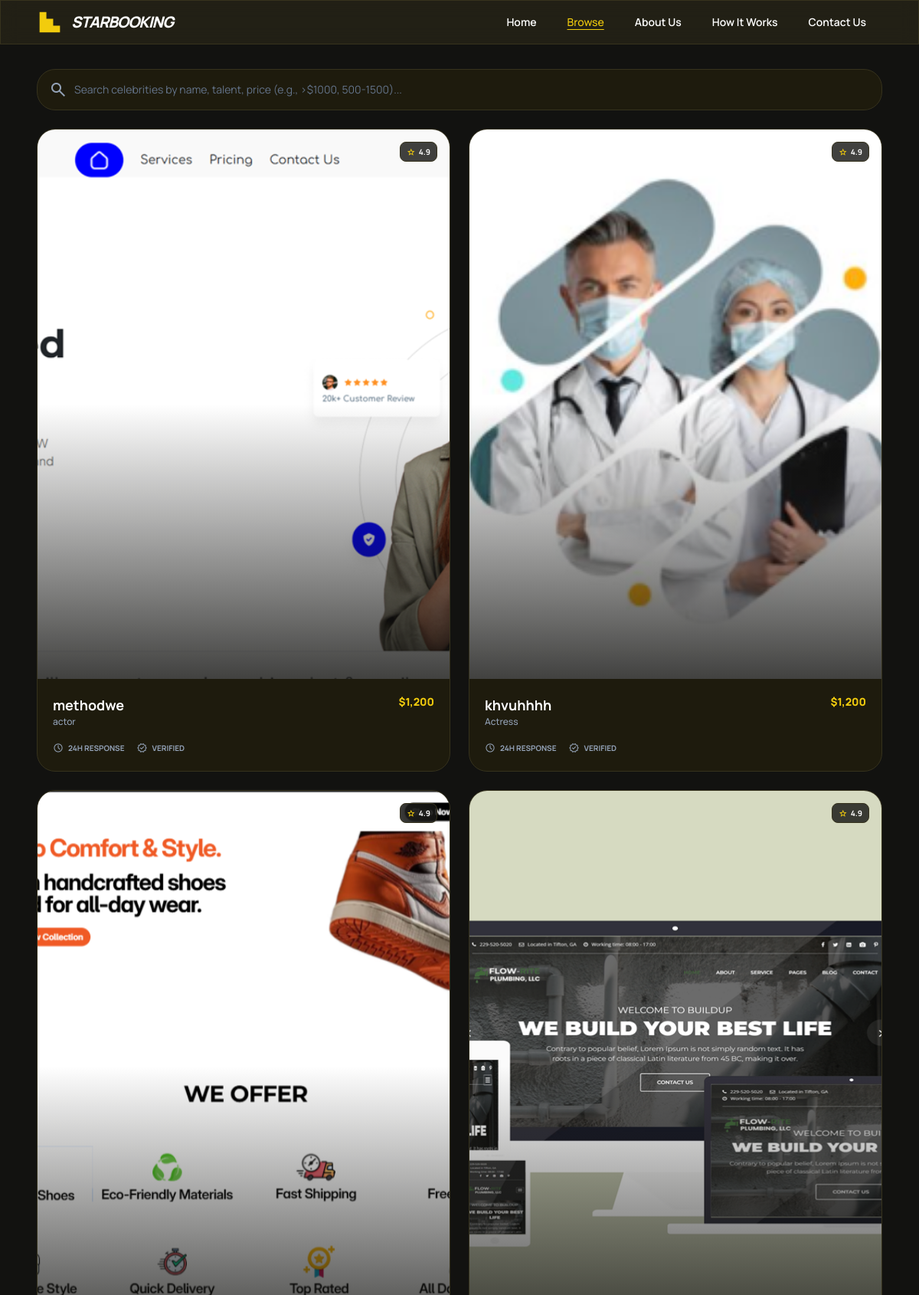
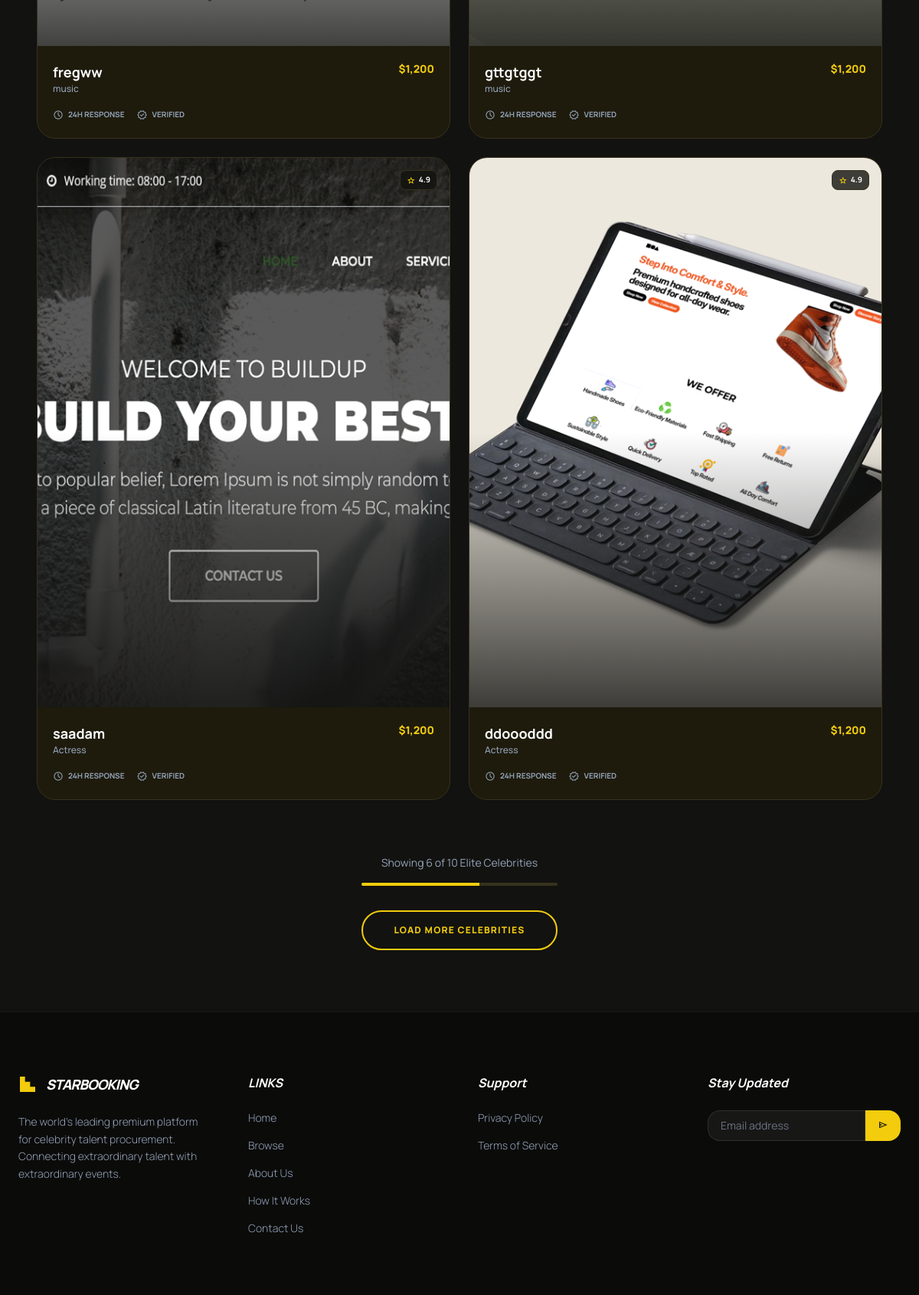
The app's page /celebrity_list (upper part) with its own data (2 pictures, top to bottom).
### booking/models.py (models this page shows, shortened)
class Celebrity(models.Model):
    CURRENCY_CHOICES = [
        ('USD', 'US Dollar ($)'),
        ('EUR', 'Euro (€)'),
        ('GBP', 'British Pound (£)'),
        ('AUD', 'Australian Dollar (A$)'),
        ('CAD', 'Canadian Dollar (C$)'),
        ('JPY', 'Japanese Yen (¥)'),
        ('CNY', 'Chinese Yuan (¥)'),
        ('INR', 'Indian Rupee (₹)'),
    ]
    name = models.CharField(max_length=100)
    slug = models.SlugField(unique=True, blank=True)
    image = models.ImageField(upload_to='celebrities/')
    instagram = models.URLField(max_length=500, blank=True, null=True)
    tweeter = models.URLField(max_length=500, blank=True, null=True)
    fbk = models.URLField(max_length=500, blank=True, null=True)
    youtube = models.URLField(max_length=500, blank=True, null=True)
    category = models.CharField(max_length=100)
    bio = models.TextField(default="", blank=True)
    extra = models.TextField(default="", blank=True)
    price_range = models.CharField(max_length=100)
    stagename = models.CharField(max_length=100,blank=True,
    null=True)
    currency = models.CharField(
        max_length=20,
        choices=CURRENCY_CHOICES,
        default='USD'
    )
    available = models.BooleanField(default=True)

### booking/views.py (the view)
# urls.py: path('celebrity_list', views.celebrity_list, name='celebrity_list'),
def celebrity_list(request):
    celebrities = Celebrity.objects.all()
    return render(request, 'celebrity_list.html', {'celebrities': celebrities})

### templates/celebrity_list.html (shortened to what this page needs)
{% load static %}
<!DOCTYPE html>
<html class="dark" lang="en"><head>
<script src="https://cdn.tailwindcss.com?plugins=forms,container-queries"></script>
<script id="tailwind-config">
        tailwind.config = {
            darkMode: "class",
            theme: {
                extend: {
                    colors: {
                        "primary": "#f2cc0d",
                        "background-light": "#f8f8f5",
                        "background-dark": "#121210",
                        "card-dark": "#1e1b0d",
                        "border-dark": "#36321d"
                    },
                    fontFamily: {
                        "display": ["Manrope", "sans-serif"]
                    },
                    borderRadius: {
                        "DEFAULT": "0.5rem",
                        "lg": "1rem",
                        "xl": "1.5rem",
                        "full": "9999px"
                    },
                },
            },
        }
    </script>
</head>
<body class="bg-background-light dark:bg-background-dark font-display text-slate-900 dark:text-white antialiased transition-colors duration-300">
<header class="sticky top-0 z-50 w-full glass-effect border-b border-border-dark px-6 md:px-12 py-3">
<div class="max-w-[1440px] mx-auto">
<div class="flex items-center justify-between">
<div class="flex items-center gap-3">
<div class="size-8 text-primary">
<svg fill="none" viewbox="0 0 48 48" xmlns="http://www.w3.org/2000/svg">
<path d="M4 4H17.3334V17.3334H30.6666V30.6666H44V44H4V4Z" fill="currentColor"></path>
</svg>
</div>
<h2 class="text-xl font-black tracking-tighter uppercase italic">StarBooking</h2>
</div>
<nav class="hidden md:flex items-center gap-10 pe-5">
<a class="text-sm font-semibold hover:text-primary transition-colors" href="{% url 'index' %}">Home</a>
<a class="text-primary text-sm font-medium underline underline-offset-4" href="{% url 'celebrity_list' %}">Browse</a>
<a class="text-sm font-semibold hover:text-primary transition-colors" href="{% url 'aboutus' %}">About Us</a>
<a class="text-sm font-semibold hover:text-primary transition-colors" href="{% url 'info' %}">How It Works</a>
<a class="text-sm font-semibold hover:text-primary transition-colors" href="{% url 'contactus' %}">Contact Us</a>
</nav>
</div>
</div>
</header>
<main class="max-w-[1440px] mx-auto flex gap-8 px-6 md:px-12 py-8">
<section class="flex-1 flex flex-col gap-6">
<div class="flex flex-col md:flex-row items-center gap-4">
<div class="relative flex-1 w-full">
<span class="material-symbols-outlined absolute left-4 top-1/2 -translate-y-1/2 text-slate-400">search</span>
<input id="search-celebrities" class="w-full bg-card-dark border-border-dark focus:border-primary focus:ring-1 focus:ring-primary rounded-xl pl-12 pr-10 py-4 text-sm transition-all placeholder:text-slate-500" placeholder="Search celebrities by name, talent, price (e.g., >$1000, 500-1500)..." type="search" aria-label="Search celebrities"/>
</div>
</div>
<div id="celebrities-grid" class="grid grid-cols-1 sm:grid-cols-2 xl:grid-cols-3 gap-6">
 {% for celeb in celebrities %}
<div class="celebrity-card group relative bg-card-dark rounded-xl border border-border-dark overflow-hidden hover:border-primary/40 transition-all duration-300">
<div class="aspect-[3/4] overflow-hidden relative">
<div class="absolute top-4 right-4 bg-background-dark/80 backdrop-blur-md px-2 py-1 rounded flex items-center gap-1 border border-border-dark">
<span class="material-symbols-outlined text-primary text-xs fill-[1]">star</span>
<span class="text-[10px] font-bold">4.9</span>
</div>
</div>
<div class="p-5">
<div class="flex justify-between items-start">
<div>
<h3 class="text-lg font-bold">{{ celeb.name }}</h3>
<p class="text-xs text-slate-400 font-medium">{{ celeb.category }}</p>
</div>
<p class="text-sm font-black text-primary">$1,200</p>
</div>
<div class="mt-4 flex items-center gap-4">
<div class="flex items-center gap-1.5">
<span class="material-symbols-outlined text-slate-400 text-sm">schedule</span>
<span class="text-[10px] text-slate-400 font-bold uppercase">24h Response</span>
</div>
<div class="flex items-center gap-1.5">
<span class="material-symbols-outlined text-slate-400 text-sm">verified</span>
<span class="text-[10px] text-slate-400 font-bold uppercase">Verified</span>
</div>
</div>
</div>
</div>
{% endfor %}
</div>
<div class="flex flex-col items-center py-12 gap-4">
<p id="showing-text" class="text-sm text-slate-400"></p>
<div class="w-64 h-1 bg-border-dark rounded-full overflow-hidden">
<div id="progress-bar" class="h-full bg-primary" style="width: 0%"></div>
</div>
<button id="load-more-btn" class="mt-4 px-10 py-4 border-2 border-primary text-primary font-black tracking-widest text-xs rounded-full hover:bg-primary hover:text-background-dark transition-all active:scale-95">
                </button>
</div>
</section>
</main>
<footer class="bg-black/40 py-20 border-t border-white/5">
<div class="max-w-7xl mx-auto px-6 grid grid-cols-1 md:grid-cols-4 gap-12">
<div class="space-y-6">
<div class="flex items-center gap-3">
<div class="size-6 text-primary">
<svg fill="none" viewbox="0 0 48 48" xmlns="http://www.w3.org/2000/svg">
<path d="M4 4H17.3334V17.3334H30.6666V30.6666H44V44H4V4Z" fill="currentColor"></path>
</svg>
</div>
<h2 class="text-lg font-black tracking-tighter uppercase italic">StarBooking</h2>
</div>
<p class="text-slate-400 text-sm font-light leading-relaxed">
                    The world's leading premium platform for celebrity talent procurement. Connecting extraordinary talent with extraordinary events.
                </p>
</div>
<div>
<h4 class="text-white font-bold mb-6 italic">LINKS</h4>
<ul class="space-y-4 text-sm text-slate-400 font-light">
<li><a class="hover:text-primary transition-colors" href="{% url 'index' %}">Home</a></li>
<li><a class="hover:text-primary transition-colors" href="{% url 'celebrity_list' %}">Browse</a></li>
<li><a class="hover:text-primary transition-colors" href="{% url 'aboutus' %}">About Us</a></li>
<li><a class="hover:text-primary transition-colors" href="{% url 'info' %}">How It Works</a></li>
<li><a class="hover:text-primary transition-colors" href="{% url 'contactus' %}">Contact Us</a></li>
</ul>
</div>
<div>
<h4 class="text-white font-bold mb-6 italic">Support</h4>
<ul class="space-y-4 text-sm text-slate-400 font-light">
<li><a class="hover:text-primary transition-colors" href="{% url 'privacypolicy' %}">Privacy Policy</a></li>
<li><a class="hover:text-primary transition-colors" href="{% url 'termsandconditions' %}">Terms of Service</a></li>
</ul>
</div>
<div>
<h4 class="text-white font-bold mb-6 italic">Stay Updated</h4>
<div class="flex">
<input class="bg-white/5 border border-white/10 rounded-l-lg px-4 py-2 text-sm w-full focus:ring-primary focus:border-primary" placeholder="Email address" type="email"/>
<button class="bg-primary text-background-dark px-4 py-2 rounded-r-lg font-bold">
<span class="material-symbols-outlined text-sm">send</span>
</button>
</div>
</div>
</div>
</footer>
</body>
</html>

### templates/celebrity_list.html (style rules this page uses)
.glass-effect { background: rgba(45, 42, 25, 0.6); backdrop-filter: blur(12px); -webkit-backdrop-filter: blur(12px); border: 1px solid rgba(242, 204, 13, 0.1); }

### records on screen
Celebrity: name "methodwe", category "actor"
Celebrity: name "khvuhhhh", category "Actress"
Celebrity: name "fregww", category "music"
Celebrity: name "gttgtggt", category "music"
Celebrity: name "saadam", category "Actress"
Celebrity: name "ddoooddd", category "Actress"
